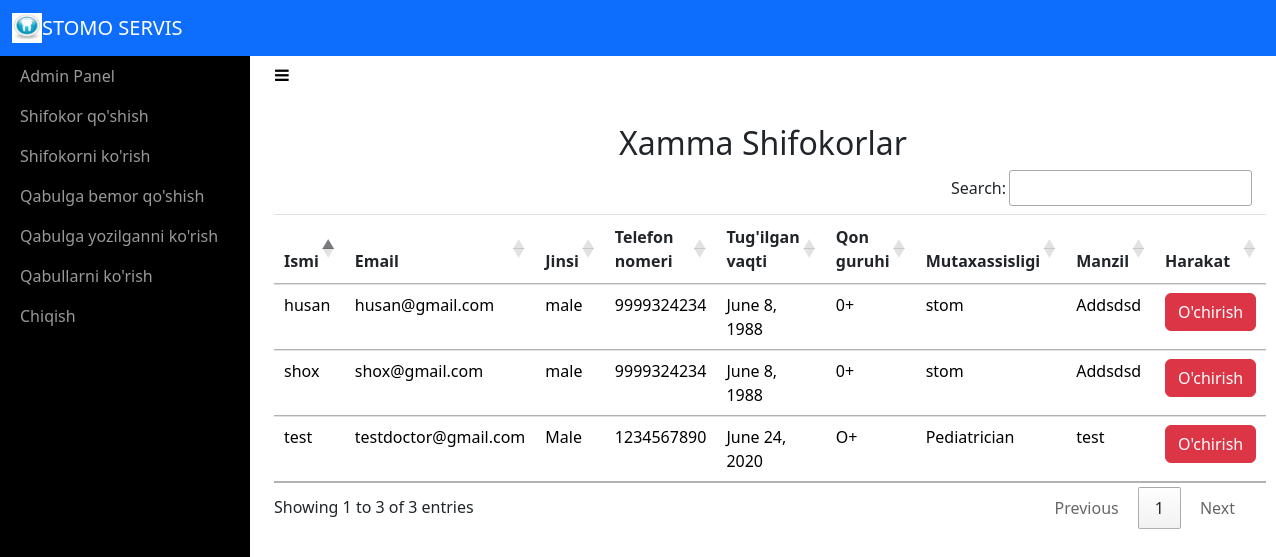
The page /adminviewDoctor/ (signed in) on the database its author committed.
### sitehandler/models.py (models this page shows, shortened)
class Doctor(models.Model):
	name = models.CharField(max_length=50)
	email = models.EmailField(unique=True)
	password = models.CharField(max_length=16)
	gender = models.CharField(max_length=10)
	phonenumber = models.CharField(max_length=10)
	address = models.CharField(max_length=100)
	birthdate = models.DateField()
	bloodgroup = models.CharField(max_length=5)
	specialization = models.CharField(max_length=50)

### sitehandler/views.py (the view)
# urls.py: path('adminviewDoctor/',adminviewDoctor,name='adminviewDoctor'),
def adminviewDoctor(request):
	if not request.user.is_staff:
		return redirect('login_admin')
	doc = Doctor.objects.all()
	d = { 'doc' : doc }
	return render(request,'adminviewDoctors.html',d)

### sitehandler/templates/adminviewDoctors.html (shortened to what this page needs)
<!DOCTYPE html>
<html>
<head>
    {% include 'include.html' %}
    {% load static %}
    <link rel="stylesheet" type="text/css" href="https://cdn.datatables.net/1.10.21/css/jquery.dataTables.min.css">
    <link rel="stylesheet" type="text/css" href="https://cdn.datatables.net/buttons/1.6.2/css/buttons.dataTables.min.css">
</head>
<body>
    {% include 'adminnav.html' %}
    <div id="wrapper">
        {% include 'admin_include.html'%}
        <div class="page-content-wrapper">
            <div class="container-fluid"><a class="btn btn-link" role="button" id="menu-toggle" href="#menu-toggle"><i class="fa fa-bars" style="color: black;"></i></a>
                <h2 class="text-center">Xamma Shifokorlar</h2>
                <section id="team" class="pb-5">
                    <div class="container">
                       <table class="table" id="example">
                            <thead>
                                <tr>
                                    <th>Ismi</th>
                                    <th>Email</th>
                                    <th>Jinsi</th>
                                    <th>Telefon nomeri</th>
                                    <th>Tug'ilgan vaqti</th>
                                    <th>Qon guruhi</th>
                                    <th>Mutaxassisligi</th>
                                    <th>Manzil</th>
                                    <th>Harakat</th>
                                </tr>
                            </thead>
                            <tbody>
                                {% for i in doc %}
                                <tr style="color: black;">
                                    <td>{{ i.name }}</td>
                                    <td>{{ i.email }}</td>
                                    <td>{{ i.gender }}</td>
                                    <td>{{ i.phonenumber }}</td>
                                    <td>{{ i.birthdate }}</td>
                                    <td>{{ i.bloodgroup }}</td>
                                    <td>{{ i.specialization }}</td>
                                    <td>{{ i.address }}</td>
                                    <td><a href="{% url 'admin_delete_doctor' i.id i.email %}" onclick="return confirm('Haqiqatan ham oʻchirib tashlamoqchimisiz?')" class="btn btn-danger">O'chirish</a></td>
                                </tr>
                                {% endfor %}
                            </tbody>
                        </table>
                    </div>
                </section>
            </div>
        </div>
    </div>
</body>
</html>

### sitehandler/templates/include.html (shortened to what this page needs)
{% load static %}
<link rel="stylesheet" href="{% static 'bootstrap/css/bootstrap.min.css' %}">
<link rel="stylesheet" href="{% static 'fonts/font-awesome.min.css' %}">
<link rel="stylesheet" href="{% static 'fonts/ionicons.min.css' %}">
<link rel="stylesheet" href="{% static 'css/back-to-top-scroll-1.css' %}">
<link rel="stylesheet" href="{% static 'css/back-to-top-scroll.cs' %}s">
<link rel="stylesheet" href="{% static 'css/Bold-BS4-Animated-Back-To-Top.css' %}">
<link rel="stylesheet" href="{% static 'css/cards.css' %}">
<link rel="stylesheet" href="https://cdnjs.cloudflare.com/ajax/libs/animate.css/3.5.2/animate.min.css">
<link rel="stylesheet" href="{% static 'css/Login-Form-Dark.css' %}">
<link rel="stylesheet" href="{% static 'css/Pretty-Registration-Form.css' %}">
<link rel="stylesheet" href="{% static 'css/Sidebar-Menu-1.css' %}">
<link rel="stylesheet" href="{% static 'css/Sidebar-Menu.css' %}">
<link rel="stylesheet" href="{% static 'css/styles.css' %}">
<link rel="stylesheet" href="https://cdn.jsdelivr.net/npm/bootstrap@5.2.0-beta1/dist/css/bootstrap.rtl.min.css">

### sitehandler/templates/adminnav.html (shortened to what this page needs)
{% load static %}
<nav class="navbar navbar-dark navbar-expand-md sticky-top bg-primary float-none">
    <div class="container-fluid"><img src="{% static 'img/mainicon.png' %}" width="30px" height="30px" alt="10px"><a class="navbar-brand text-center" href="#" style="margin: 0px 0px;">STOMO SERVIS</a>
    </div>
</nav>

### sitehandler/templates/admin_include.html
<div id="sidebar-wrapper">
    <ul class="sidebar-nav">
        <li> <a href="{% url 'adminhome' %}">Admin Panel</a></li>
        <li> <a href="{% url 'adminaddDoctor' %}">Shifokor qo'shish</a></li>
        <li> <a href="{% url 'adminviewDoctor' %}">Shifokorni ko'rish</a></li>
        <li> <a href="{% url 'adminaddReceptionist' %}">Qabulga bemor qo'shish</a></li>
        <li> <a href="{% url 'adminviewReceptionist' %}">Qabulga yozilganni ko'rish</a></li>
        <li> <a href="{% url 'adminviewAppointment' %}">Qabullarni ko'rish</a></li>
        <li> <a href="{% url 'adminlogout' %}">Chiqish</a></li>
    </ul>
</div>

### sitehandler/static/css/Sidebar-Menu-1.css (style rules this page uses)
body { overflow-x: hidden; }
#wrapper { padding-left: 0; -webkit-transition: all 0.5s ease; -moz-transition: all 0.5s ease; -o-transition: all 0.5s ease; transition: all 0.5s ease; }
#sidebar-wrapper { z-index: 1000; position: fixed; left: 250px; width: 0; height: 100%; margin-left: -250px; overflow-y: auto; background: #000; -webkit-transition: all 0.5s ease; -moz-transition: all 0.5s ease; -o-transition: all 0.5s ease; transition: all 0.5s ease; }
.sidebar-nav { position: absolute; top: 0; width: 250px; margin: 0; padding: 0; list-style: none; }
.sidebar-nav li { text-indent: 20px; line-height: 40px; }
.sidebar-nav li a { display: block; text-decoration: none; color: #999999; }
@media (min-width:768px) { #wrapper { padding-left: 250px; } }
@media (min-width:768px) { #sidebar-wrapper { width: 250px; } }

### sitehandler/static/css/Sidebar-Menu.css (style rules this page uses)
#wrapper { padding-left: 0; -webkit-transition: all 0.5s ease; -moz-transition: all 0.5s ease; -o-transition: all 0.5s ease; transition: all 0.5s ease; }
#sidebar-wrapper { z-index: 1000; position: fixed; left: 250px; width: 0; height: 100%; margin-left: -250px; overflow-y: auto; background: #000; -webkit-transition: all 0.5s ease; -moz-transition: all 0.5s ease; -o-transition: all 0.5s ease; transition: all 0.5s ease; }
.sidebar-nav { position: absolute; top: 0; width: 250px; margin: 0; padding: 0; list-style: none; }
.sidebar-nav li { text-indent: 20px; line-height: 40px; }
.sidebar-nav li a { display: block; text-decoration: none; color: #999999; }
@media (min-width:768px) { #wrapper { padding-left: 250px; } }
@media (min-width:768px) { #sidebar-wrapper { width: 250px; } }

### sitehandler/static/css/styles.css (style rules this page uses)
.text-center { margin-top: 30px; }

### rows shown on the page
Doctor: name "test", email "testdoctor@gmail.com", gender "Male", phonenumber "1234567890", birthdate "June 24, 2020", bloodgroup "O+", specialization "Pediatrician", address "test"
Doctor: name "husan", email "husan@gmail.com", gender "male", phonenumber "9999324234", birthdate "June 8, 1988", bloodgroup "0+", specialization "stom", address "Addsdsd"
Doctor: name "shox", email "shox@gmail.com", gender "male", phonenumber "9999324234", birthdate "June 8, 1988", bloodgroup "0+", specialization "stom", address "Addsdsd"
